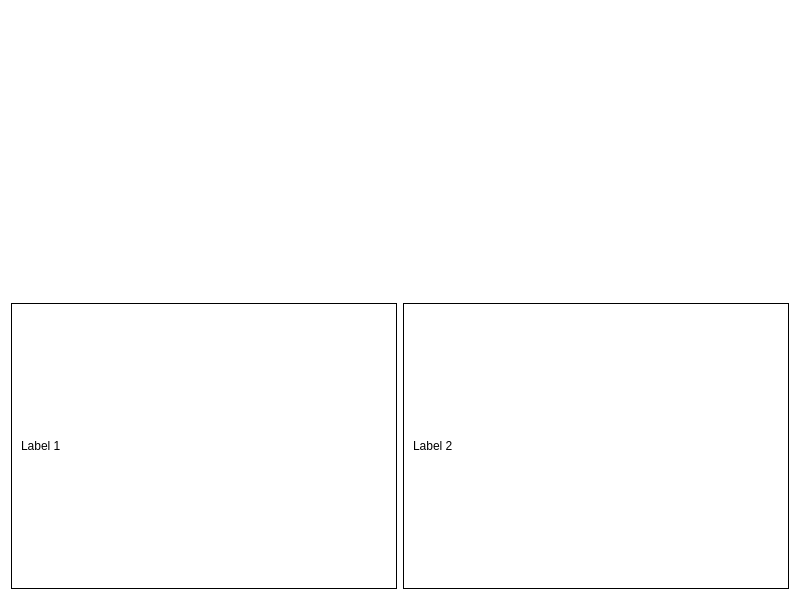
<?xml version="1.0" encoding="UTF-8"?>
<ui version="4.0">
 <class>HUDOverlay</class>
 <widget class="QWidget" name="HUDOverlay">
  <property name="geometry">
   <rect><x>0</x><y>0</y><width>800</width><height>600</height></rect>
  </property>
  <property name="styleSheet">
   <string notr="true">background-color: rgba(0, 0, 0, 0);</string>
  </property>
  <layout class="QVBoxLayout" name="verticalLayout">
   <item>
    <widget class="QLabel" name="imageLabel">
     <property name="pixmap">
      <pixmap>path/to/image.png</pixmap>
     </property>
     <property name="alignment">
      <set>Qt::AlignCenter</set>
     </property>
    </widget>
   </item>
   <item>
    <layout class="QHBoxLayout" name="infoLayout">
     <item>
      <widget class="QFrame" name="box1">
       <property name="frameShape">
        <enum>QFrame::Box</enum>
       </property>
       <layout class="QVBoxLayout">
        <item>
         <widget class="QLabel" name="label1">
          <property name="text">
           <string>Label 1</string>
          </property>
         </widget>
        </item>
       </layout>
      </widget>
     </item>
     <item>
      <widget class="QFrame" name="box2">
       <property name="frameShape">
        <enum>QFrame::Box</enum>
       </property>
       <layout class="QVBoxLayout">
        <item>
         <widget class="QLabel" name="label2">
          <property name="text">
           <string>Label 2</string>
          </property>
         </widget>
        </item>
       </layout>
      </widget>
     </item>
    </layout>
   </item>
  </layout>
 </widget>
 <resources/>
 <connections/>
</ui>
